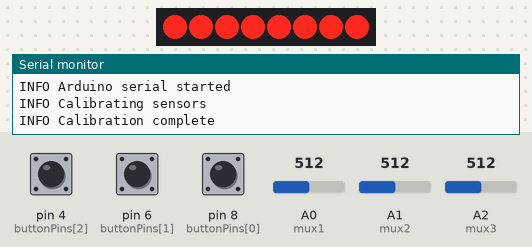
This sketch was run on a simulated Arduino Uno, built with avr-gcc and run on an emulated ATmega328P. On the bench: 8 shift-register outputs drawn as a row of LEDs (first output left, lit = HIGH), the last lines printed to the serial monitor. Wiring (inferred from the names in the program): shift register (74HC595): data pin 11; shift clock pin 12; latch pin 10. Wiring (inferred from the signals the program sends): row of LEDs: on Q0, Q1, Q2, Q3, Q4, Q5, Q6, Q7. The inputs (shaded band) are chosen by the test bench; at power-on: A0 (mux1) = 512, pin 4 (buttonPins[2]) HIGH, pin 6 (buttonPins[1]) HIGH, pin 8 (buttonPins[0]) HIGH, A1 (mux2) = 512, A2 (mux3) = 512.

Above: at 3.5 s.
4.9 s: A0 (mux1) set to 716
At 5.22 s:
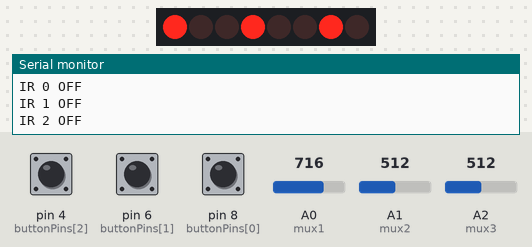
7.4 s: pin 4 (buttonPins[2]) pulled LOW for 0.15 s
At 7.95 s:
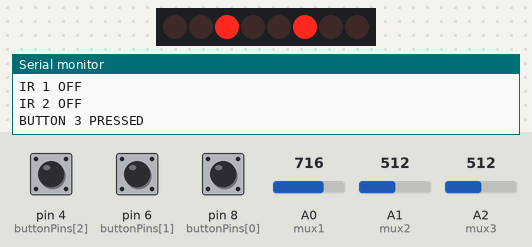
8.1 s: pin 6 (buttonPins[1]) pulled LOW for 3.2 s
At 10.68 s:
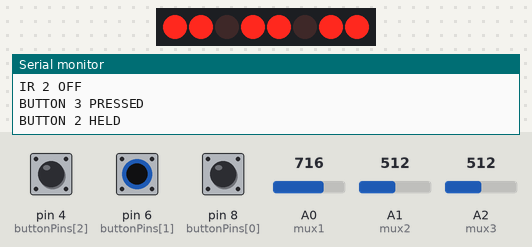
Timing chart, 0 to 17.9 s (numbered marks = the images above; inputs shaded):
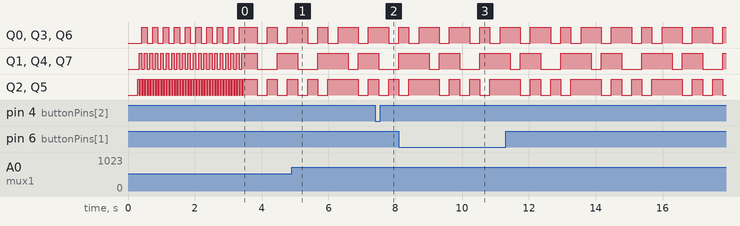

The sketch:

led-table-arduino.ino
```cpp
/****************************************************
This sketch reads 20 analog signals from IR
detectors, reads potentiometers and buttons which
is then sent to a raspberry pi over serial

1 Shift register to control MUX chips
1 Level shifter
3 MUX chips to read analog IR data, and pots


Written by: Mackenzie Hauck
http://nocduro.ca
Summer 2015
*****************************************************/


// Shift register info from: http://www.arduino.cc/en/Tutorial/ShftOut21
// The shift register controls the select lines on the 3 mux chips
//Pin connected to ST_CP (12) of 74HC595
int latchPin = 10;
//Pin connected to SH_CP (11) of 74HC595
int clockPin = 12;
//Pin connected to DS (14) of 74HC595
int dataPin = 11;


// Mux pins
int mux1 = 0;
int mux2 = 1;
int mux3 = 2;
int s0mux3 = 5; // we need 9 lines to control 3 mux's so we use 8 from the shift reg and 1 digital out

// Controls which pins of the shift register are high to select the input on the mux's. First read the 1st input
// of each mux and work up to the last input of each mux
int mux[8] = {B00000000, B00100100, B01001001, B01101101, B10010010, B10110110, B11011011, B11111111};


int muxData[24];
int prevMuxData[24];
boolean triggeredMux[20];
int ambientLevel[20];
int calibrationBuffer = 17;


// buttons
int buttonData[3] = {0,0,0};
int prevButtonData[3] = {HIGH,HIGH,HIGH};
long buttonTimer[3] = {0,0,0};
int buttonPins[3] = {8,6,4}; // pins the buttons are wired to
int buttonHeldTime = 1500;  // in ms, used to see if button was held down

boolean knobChanged = false;
int prevKnob = 0;
int knobBuffer = 3;
long knobTime;


void setup() {
  Serial.begin(9600);
  Serial.println("INFO Arduino serial started");
  // Shift register
  pinMode(latchPin, OUTPUT);
  pinMode(clockPin, OUTPUT);
  pinMode(dataPin, OUTPUT);

  //MUX
  //pinMode(mux1, INPUT);
  //pinMode(mux2, INPUT);
  //pinMode(mux3, INPUT);
  pinMode(s0mux3, OUTPUT);


  // setup buttons
  for (byte i = 0; i < 3; i++){
    pinMode(buttonPins[i], INPUT_PULLUP);
  }

  delay(250);
  calibrateSensors();


}

void loop() {
  checkButtons();


  // scan analog inputs and read values
  for (int i=0; i<8; i++){
   prevMuxData[i] = muxData[i];
   prevMuxData[i+8] = muxData[i+8];
   prevMuxData[i+16] = muxData[i+16];

   selectPin(i); // use shift register to control mux
   delay(10); // after switching pins let the RC filter equalize. lower this?
   // read all 3 mux at the same time
   muxData[i] = analogRead(mux1);
   muxData[i+8] = analogRead(mux2);
   muxData[i+16] = analogRead(mux3);
  }


  // send out IR data if it is triggered
  for (int i = 0; i < 20; i++)
  {
    if (!triggeredMux[i] && muxData[i] + calibrationBuffer < ambientLevel[i] && prevMuxData[i] + calibrationBuffer < ambientLevel[i])
    { // when input is within trigger range and this is the first time it was triggered, send the data
      triggeredMux[i] = !triggeredMux[i];
      Serial.print("IR ");
      Serial.print(i);
      Serial.println(" ON");
    }else if (triggeredMux[i] && muxData[i] + calibrationBuffer > ambientLevel[i] && prevMuxData[i] + calibrationBuffer > ambientLevel[i])
    {// when input is outside trigger range and this is the first time it was not triggered, send the data
      triggeredMux[i] = !triggeredMux[i];
      Serial.print("IR ");
      Serial.print(i);
      Serial.println(" OFF");
    }
  }

  // check knob
  if ((muxData[20] > prevKnob + knobBuffer || muxData[20] < prevKnob - knobBuffer) && !knobChanged)
  {
    knobChanged = true;
  } else if (knobChanged)
  {
    if (knobTime == 0){
      knobTime = millis();
    }

    // when value is stable for 2 seconds send it out
    if ( (muxData[20] >= prevKnob - 1 && muxData[20] <= prevKnob + 1) && millis() - knobTime > 250)
    {
      int knobBrightness = map(muxData[20], 0, 1023, 0, 100);
      Serial.print("BRIGHTNESS ");
      Serial.println(knobBrightness);
      knobChanged = false;
      knobTime = 0;
    }


    prevKnob = muxData[20];
  }


} // end of main loop


// Used to select the mux lines
void selectPin(int input){
 // send to shift register
 digitalWrite(latchPin, LOW);
 shiftOut(dataPin, clockPin, LSBFIRST, mux[input]);
 digitalWrite(latchPin, HIGH);

 if (input%2 == 0){
    digitalWrite(s0mux3, LOW); //when input is even set last control line to LOW
   }else{
     digitalWrite(s0mux3, HIGH);
   }
}


void calibrateSensors()
{
  Serial.println("INFO Calibrating sensors");
  /*
  for (int i = 0; i < 20; ++i)
  {
   selectPin(i); // use shift register to control mux
   delay(10);
   ambientLevel[i] = analogRead(mux1);
   ambientLevel[i+8] = analogRead(mux2);
   if ( (i+8) <= 20)
   {
     ambientLevel[i+16] = analogRead(mux3);
   }
   delay(10);
  } */


  averageSensors();

  Serial.println("INFO Calibration complete");
  // debug stuff
  /*
  for (int i = 0; i < 20; i++){
   Serial.print("Ambient ");
   Serial.print(i);
   Serial.print(": ");
   Serial.println(ambientLevel[i]);
  } */
  delay(200);
}

void averageSensors()
{
  for (byte i = 0; i < 20; i++)
  {
    ambientLevel[i] = 1023;
  }
  int timesToAverage = 10;
  for (byte i = 0; i < timesToAverage; i++)
  {
    for (int i = 0; i < 8; ++i)
    {
     selectPin(i); // use shift register to control mux
     delay(40);
     ambientLevel[i] += analogRead(mux1);
     ambientLevel[i+8] += analogRead(mux2);
     if ( (i+8) <= 20)
     {
       ambientLevel[i+16] += analogRead(mux3);
     }
    }
  }
  for (byte i = 0; i < 20; i++){
    ambientLevel[i] = ambientLevel[i] / (timesToAverage + 1);
  }
}


void checkButtons()
{
  for(byte i = 0; i < 3; ++i)
  {
    buttonData[i] = digitalRead(buttonPins[i]);

    if (buttonData[i] == LOW && prevButtonData[i] == HIGH){ // button just pressed
      buttonTimer[i] = millis();
    } else if (buttonData[i] == LOW && prevButtonData[i] == LOW && millis() - buttonTimer[i] >= buttonHeldTime && buttonTimer[i] != 0){ // button held down
      buttonHold(i);
      buttonTimer[i] = 0;

    } else if (buttonData[i] == HIGH && prevButtonData[i] == LOW && millis() - buttonTimer[i] < buttonHeldTime && (millis() - buttonTimer[i]) > 10){ // button tapped
      buttonPressed(i);
      buttonTimer[i] = 0;
    }
    prevButtonData[i] = buttonData[i];
  }
}


void buttonHold(byte button){
 // code for what to do when a button is held down.
 Serial.print("BUTTON ");
 Serial.print(button + 1); // which button was pressed (1,2,3)
 Serial.println(" HELD");
}

void buttonPressed(byte button){
 // code for when a button is just pressed momentarily
 Serial.print("BUTTON ");
 Serial.print(button + 1); // which button was pressed (1,2,3)
 Serial.println(" PRESSED");
}
```
